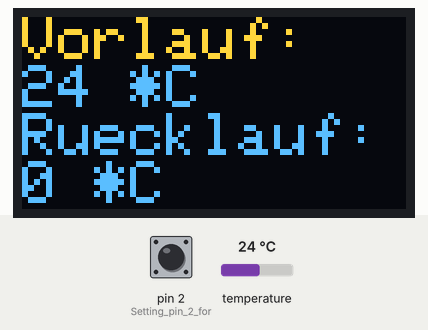
A sketch run on a simulated Arduino Nano, built with avr-gcc and run on an emulated ATmega328P. Parts: 128×64 one-colour display. The test bench sets the inputs (shaded band); at power-on: pin 2 (Setting_pin_2_for) HIGH, temperature 24 °C. The OLED is the two-colour kind (top 16 rows yellow); what the sketch prints to the serial monitor is not drawn.

Above: at 30.1 s.

The sketch:

can_send_ds18_heizung_flow_ret.ino
```cpp
/* sketch fuer CAN-modul mit 8MHz quarz MCP2515 library v1.1 von
   nano     CAN-modul                    https://github.com/Flori1989/MCP2515_lib
   5V       VCC                 Erfassung Vor/Ruecklauftemperaturen Heizung
   GND      GND                 Nano als uController
   D10      CS                  CAN Byte 6 Vorlauftemp.
   D11      SI                  CAN Byte 7 Ruecklauftmp.
   D12      SO                  alle 5 min. senden
   D13      SCK
   D2       INT
*/
// demo: CAN-BUS Shield, send data
#include <mcp_can.h>
#include <SPI.h>
// Include the libs for DS18 sensor
#include <OneWire.h>
#include <DallasTemperature.h>
// Oled Display
#include "SSD1306Ascii.h"
#include "SSD1306AsciiWire.h"

// 0X3C+SA0 - 0x3C or 0x3D
#define I2C_ADDRESS 0x3C

// Define proper RST_PIN if required.
#define RST_PIN -1

SSD1306AsciiWire oled;

// Sensors DS18 at pin3
#define ONE_WIRE_BUS 3
// setup onewire instance
OneWire oneWire(ONE_WIRE_BUS);
// Pass reference to Dallas Temp
DallasTemperature sensors(&oneWire);

MCP_CAN CAN0(10);             // Set CS to pin 10

// Konstanten
const long intervallCAN = 300000; // sendeintervall CAN 5 min.
const long intervallDS18 = 30000; //sendeintervall DS18/oled 30 sek.
// Variablen
unsigned long prevMillis[] = {0, 0}; // speichere letzte zeit
uint8_t anzahlsensor = 0;     // DS18B20 - Anzahl gefundener Sensoren
uint8_t maxanzahl = 2;        // nur 2 sensoren Flow/Return
int resolution = 9;           // sensor resolution
long unsigned int rxId;       // Variablen
unsigned char len = 0;        // fuer
unsigned char rxBuf[8];       // CAN-Bus

using MeinArrayType = unsigned char[8];
/****************************************************************/
void setup()
{
  Serial.begin(9600);
  Wire.begin();
  Wire.setClock(400000L);
  sensors.begin();
  sensors.setResolution(resolution);
  anzahlsensor = sensors.getDS18Count();
  if (anzahlsensor > maxanzahl)
  {
    anzahlsensor = maxanzahl;  // check and limit sensorcount
  }
  sensors.setWaitForConversion(false);
  sensors.requestTemperatures(); // Send the command to get temperatures
  // init can bus, baudrate: 125k, ACHTUNG: auf 8 oder 16MHz Quarz aufpassen!
  if (CAN0.begin(CAN_125KBPS, MCP_8MHz) == CAN_OK) Serial.print("can init ok!!\r\n");
  else Serial.print("Can init fail!!\r\n");
  pinMode(2, INPUT);                            // Setting pin 2 for /INT input

#if RST_PIN >= 0
  oled.begin(&Adafruit128x64, I2C_ADDRESS, RST_PIN);
#else // RST_PIN >= 0
  oled.begin(&Adafruit128x64, I2C_ADDRESS);
#endif // RST_PIN >= 0

  oled.setFont(Adafruit5x7);
  //oled.clear();
  oled.set2X();
  oled.print("OK");
  //delay(2000);
  //oled.clear();
}


MeinArrayType dtmp {0, 0, 0, 0, 0, 0, 0, 0};
uint16_t can_id[] = { 0x100, 0x200, 0x300, 0x400, 0x500 }; // different can id's
/****************************************************************/
void loop()
{
  if (!digitalRead(2))             // If pin 2 is low, read receive buffer
  {
    CAN0.readMsgBuf(&len, rxBuf);  // Read data: len = data length, buf = data byte(s)
    rxId = CAN0.getCanId();        // Get message ID
    if (rxId == 0x110)
    {
      // send data:  id = 0x500, standard frame, data len = 8, stmp: data buf
      send_can(can_id[4], dtmp);
    }
  }
  unsigned long jetztMillis = millis();
  if (jetztMillis - prevMillis[0] >= intervallCAN)
  {
    prevMillis[0] = jetztMillis;
    // send data:  id = 0x500, standard frame, data len = 8, stmp: data buf
    //send_can(can_id[4], dtmp);
  }
  jetztMillis = millis();
  if (jetztMillis - prevMillis[1] >= intervallDS18)
  {
    prevMillis[1] = jetztMillis;
    read_DS18();
    printValues();
    sensors.requestTemperatures();
  }
} //end loop

/****************************************************************/
// Funktionen

void read_DS18()
{
  for (uint8_t i = 0; i < anzahlsensor; i++)
  {
    dtmp[i + 6] = sensors.getTempCByIndex(i); // Wert lesen und in dtmp schreiben
  }
}
/****************************************************************/
void send_can(uint16_t id, MeinArrayType &data) // per Referenz
{
  CAN0.sendMsgBuf(id, 0, 8, data);
}
/****************************************************************/
void printValues()     // Werte auf Oled ausgeben
{
  oled.clear();
  oled.println("Vorlauf:");
  oled.print(dtmp[6]);
  oled.println(" *C");
  oled.println("Ruecklauf:");
  oled.print(dtmp[7]);
  oled.println(" *C");
}
```
